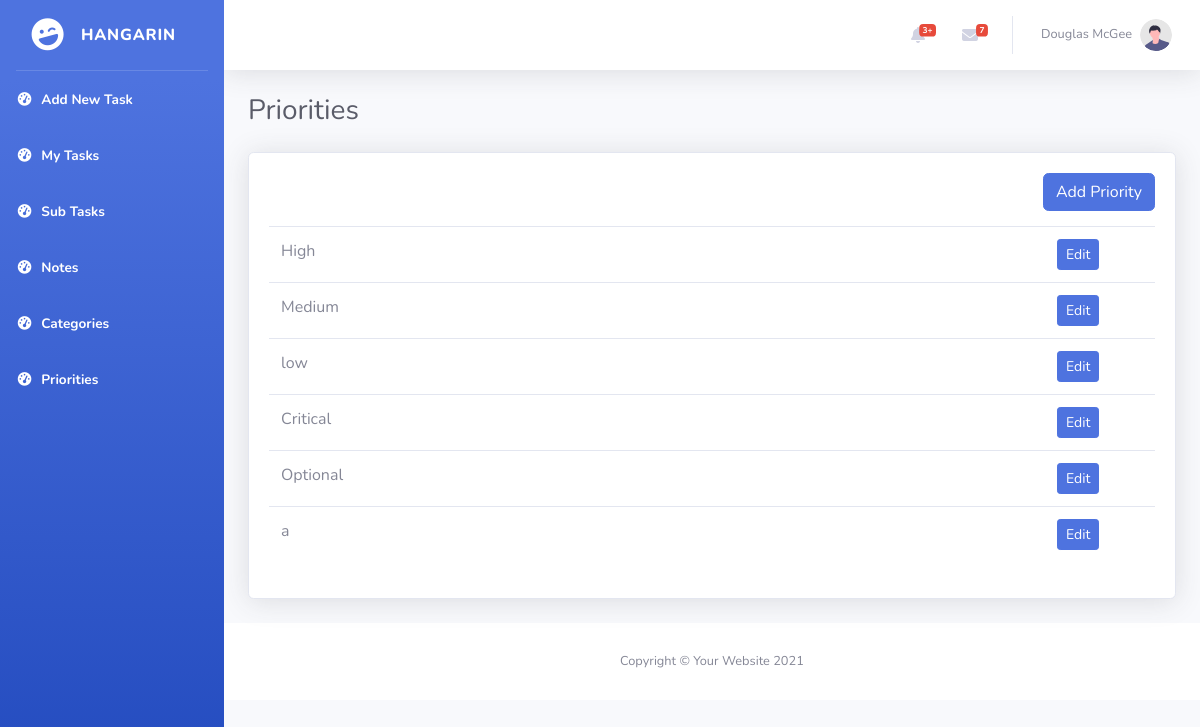
Page /priorities_list/ on the earlier database version.
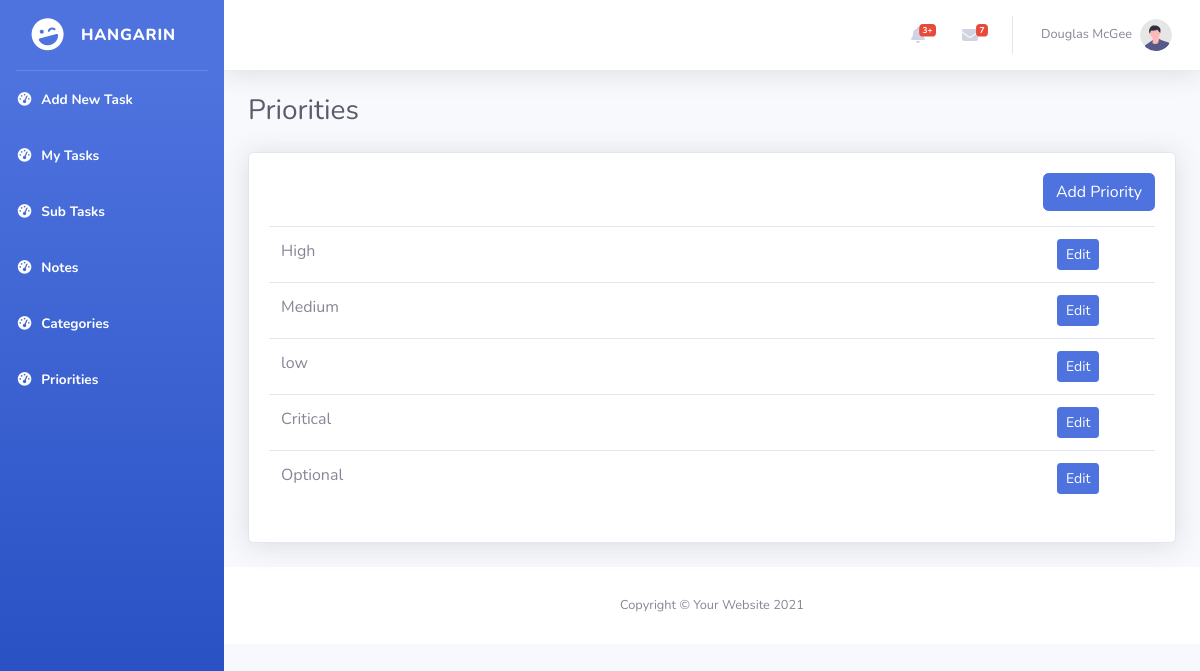
Same page on the later database version.
### tasks/models.py (models this page shows, shortened)
class Priority(models.Model):
    name = models.CharField(max_length=100)
    class Meta:
        verbose_name = "Priority"
        verbose_name_plural = "Priorities"

### tasks/views.py (the view)
# urls.py: path('priorities_list/', PrioritiesListView.as_view(), name='priorities-list'),
class PrioritiesListView(ListView):
    model = Priority
    template_name = 'priorities_list.html'
    context_object_name = 'priorities'

### templates/priorities_list.html (shortened to what this page needs)
{% load static %}
<!DOCTYPE html>
<html lang="en">
<head>
    <link href="{% static 'vendor/fontawesome-free/css/all.min.css' %}" rel="stylesheet" type="text/css">
    <link href="{% static 'css/sb-admin-2.min.css' %}" rel="stylesheet">
</head>
<body id="page-top">
    <div id="wrapper">
        <ul class="navbar-nav bg-gradient-primary sidebar sidebar-dark accordion" id="accordionSidebar">
            <a class="sidebar-brand d-flex align-items-center justify-content-center" href="index.html">
                <div class="sidebar-brand-icon rotate-n-15">
                    <i class="fas fa-laugh-wink"></i>
                </div>
                <div class="sidebar-brand-text mx-3">HANGARIN </div>
            </a>
            <hr class="sidebar-divider my-0">
            <li class="nav-item active">
                <a class="nav-link" href="{% url 'task-add' %}">
                    <i class="fas fa-fw fa-tachometer-alt"></i>
                    <span>Add New Task</span></a>
            </li>
            <li class="nav-item active">
                <a class="nav-link" href="{% url 'task-list' %}">
                    <i class="fas fa-fw fa-tachometer-alt"></i>
                    <span>My Tasks</span></a>
            </li>
             <li class="nav-item active">
                <a class="nav-link" href="{% url 'subtask-list' %}">
                    <i class="fas fa-fw fa-tachometer-alt"></i>
                    <span>Sub Tasks</span></a>
            </li>
            <li class="nav-item active">
                <a class="nav-link" href="{% url 'notes-list' %}">
                    <i class="fas fa-fw fa-tachometer-alt"></i>
                    <span>Notes</span></a>
            </li>
             <li class="nav-item active">
                <a class="nav-link" href="{% url 'categories-list' %}">
                    <i class="fas fa-fw fa-tachometer-alt"></i>
                    <span>Categories</span></a>
            </li>
            <li class="nav-item active">
                <a class="nav-link" href="{% url 'priorities-list' %}">
                    <i class="fas fa-fw fa-tachometer-alt"></i>
                    <span>Priorities</span></a>
            </li>
        </ul>
        <div id="content-wrapper" class="d-flex flex-column">
            <div id="content">
                <nav class="navbar navbar-expand navbar-light bg-white topbar mb-4 static-top shadow">
                    <ul class="navbar-nav ml-auto">
                        <li class="nav-item dropdown no-arrow mx-1">
                            <a class="nav-link dropdown-toggle" href="#" id="alertsDropdown" role="button"
                                data-toggle="dropdown" aria-haspopup="true" aria-expanded="false">
                                <i class="fas fa-bell fa-fw"></i>
                                <span class="badge badge-danger badge-counter">3+</span>
                            </a>
                        </li>
                        <li class="nav-item dropdown no-arrow mx-1">
                            <a class="nav-link dropdown-toggle" href="#" id="messagesDropdown" role="button"
                                data-toggle="dropdown" aria-haspopup="true" aria-expanded="false">
                                <i class="fas fa-envelope fa-fw"></i>
                                <span class="badge badge-danger badge-counter">7</span>
                            </a>
                        </li>
                        <li class="nav-item dropdown no-arrow">
                            <a class="nav-link dropdown-toggle" href="#" id="userDropdown" role="button"
                                data-toggle="dropdown" aria-haspopup="true" aria-expanded="false">
                                <span class="mr-2 d-none d-lg-inline text-gray-600 small">Douglas McGee</span>
                                <img class="img-profile rounded-circle"
                                    src="img/undraw_profile.svg">
                            </a>
                        </li>
                    </ul>
                </nav>
                <div class="container-fluid">
                    <div class="d-sm-flex align-items-center justify-content-between mb-4">
                        <h1 class="h3 mb-0 text-gray-800">Priorities</h1>
                    </div>
                    <div class="card shadow mb-4">
                        <div class="card-body">
                            <div class="table-responsive">
                                <div class="d-flex justify-content-end mb-3">
                                        <a href="{% url 'priorities-add' %}" class="btn btn-primary" >Add Priority</a>
                                </div>
                                <table class="table " id="dataTable" width="100%" cellspacing="0">
                                    <tbody>
                                        {% for object in object_list %}
                                        <tr>
                                            <td>{{ object.name }}</td>
                                            <td  style="width: 110px;"><a href="/priorities_list/{{ object.id }}" class="btn btn-primary btn-sm">Edit</a></td>
                                        </tr>
                                        {% endfor %}
                                    </tbody>
                                </table>
                            </div>
                        </div>
</div>
            </div>
            <footer class="sticky-footer bg-white">
                <div class="container my-auto">
                    <div class="copyright text-center my-auto">
                        <span>Copyright &copy; Your Website 2021</span>
                    </div>
                </div>
            </footer>
        </div>
    </div>
</body>
</html>

Differences in the rows shown:
removed Priority: name "a"
